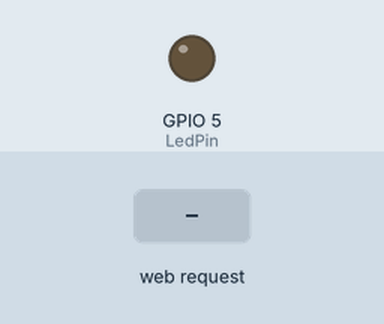
Bench run of a sketch on a simulated ESP32. Parts: output pins drawn as LEDs (lit = HIGH). The test bench sets the inputs (shaded band). WiFi joins after 1.5 s; servers stay silent unless stated; random numbers use the default seed unless the sketch sets one; no MQTT or app messages arrive unless stated; what the sketch prints to the serial monitor is not drawn.

Above: at 2.7 s.
2.8 s: HTTP request GET /LEDControl/1 received
At 3.8 s:
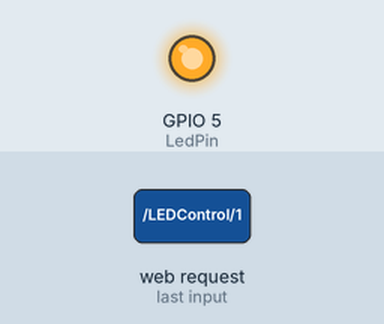
6.5 s: HTTP request GET /LEDControl/0 received
At 7.9 s:
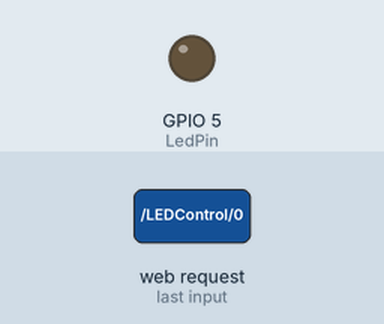
Timing chart, 0 to 9.5 s (numbered marks = the images above; inputs shaded):
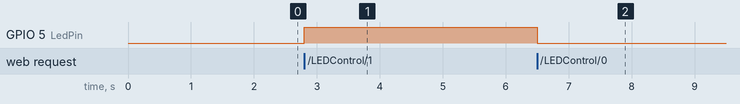

Measured:
- after the input at 2.8 s, GPIO 5 (LedPin): LOW → HIGH at once
- after the input at 6.5 s, GPIO 5 (LedPin): HIGH → LOW at once

The sketch:

MqttNodeRed.ino
```cpp
#include <WiFi.h>
#include <PubSubClient.h> // Biblioteca MQTT para fins educacionais

// Macro para escolher entre simulação e hardware real
#define SIMULATION_MODE 0  // 1 para simulação, 0 para hardware real

// Configurações WiFi
const char* ssid = "Alan Kardek";
const char* password = "87651234";

// Configurações MQTT
const char* mqtt_server = "test.mosquitto.org";
const int mqtt_port = 1883;
const char* mqtt_topic_led = "CAT341/LEDControl";
const char* mqtt_topic_status = "CAT341/status";

// Pin do LED
#define LedPin 5

// Cliente WiFi para o servidor web
WiFiClient espClient;
WiFiServer server(80);

// Cliente MQTT
PubSubClient mqttClient(espClient);

// Variáveis para controle de tempo
unsigned long lastMsgTime = 0;
unsigned long lastCheckTime = 0;
char msg[50];
bool mqttConnected = false;

// Esta função é chamada quando uma mensagem MQTT é recebida
void callback(char* topic, byte* payload, unsigned int length) {
  Serial.print("Mensagem MQTT recebida [");
  Serial.print(topic);
  Serial.print("]: ");

  String message;
  for (int i = 0; i < length; i++) {
    message += (char)payload[i];
  }
  Serial.println(message);

  // Controla o LED com base na mensagem
  if (message == "1") {
    digitalWrite(LedPin, HIGH);
    Serial.println("LED LIGADO via MQTT");
  } else if (message == "2" || message == "0") {
    digitalWrite(LedPin, LOW);
    Serial.println("LED DESLIGADO via MQTT");
  }
}

// Função para conectar/reconectar ao broker MQTT
void reconnect() {
  // Evita tentativas repetidas muito rápidas
  static unsigned long lastReconnectAttempt = 0;
  unsigned long now = millis();

  if (!mqttConnected && (now - lastReconnectAttempt > 5000)) {
    lastReconnectAttempt = now;

    Serial.print("Tentando conexão MQTT com ");
    Serial.print(mqtt_server);
    Serial.println("...");

    // Cria um ID de cliente aleatório
    String clientId = "ESP32Client-";
    clientId += String(random(0xffff), HEX);

    // Tenta conectar
    if (SIMULATION_MODE == 0 && mqttClient.connect(clientId.c_str())) {
      mqttConnected = true;
      Serial.println("Conectado ao broker MQTT!");

      // Publica mensagem de status
      mqttClient.publish(mqtt_topic_status, "ESP32 online");
      Serial.print("Publicando no topico [");
      Serial.print(mqtt_topic_status);
      Serial.println("]: ESP32 online");

      // Inscreve no tópico de controle
      mqttClient.subscribe(mqtt_topic_led);
      Serial.print("Inscrito no topico: ");
      Serial.println(mqtt_topic_led);
    } else if (SIMULATION_MODE == 1) {
      // Em modo de simulação, apenas fingimos estar conectados
      mqttConnected = true;
      Serial.println("Simulando conexão MQTT!");
    } else {
      Serial.print("Falha na conexão MQTT, rc=");
      Serial.print(mqttClient.state());
      Serial.println(" tentando novamente em 5 segundos");
    }
  }
}

void setup() {
  // Configura o LED
  pinMode(LedPin, OUTPUT);
  Serial.begin(115200);

  // Conecta ao WiFi
  Serial.println();
  Serial.print("Conectando ao WiFi ");
  Serial.println(ssid);

  WiFi.begin(ssid, password);

  while (WiFi.status() != WL_CONNECTED) {
    delay(500);
    Serial.print(".");
  }

  Serial.println("");
  Serial.println("WiFi conectado");
  Serial.print("Endereço IP: ");
  Serial.println(WiFi.localIP());

  // Configura o cliente MQTT
  mqttClient.setServer(mqtt_server, mqtt_port);
  mqttClient.setCallback(callback);

  // Inicia o servidor web (usado em ambos os modos para diagnóstico)
  server.begin();

  // Inicializa o gerador de números aleatórios
  randomSeed(micros());

  Serial.println(SIMULATION_MODE ? "Rodando em modo de SIMULAÇÃO" : "Rodando em modo de HARDWARE REAL");
}

void loop() {
  // Modo de hardware real: usa MQTT diretamente
  if (SIMULATION_MODE == 0) {
    if (!mqttClient.connected()) {
      reconnect();
    }
    mqttClient.loop();
  } else {
    // Modo simulação: verifica a conexão MQTT simulada
    if (!mqttConnected) {
      reconnect();
    }
  }

  // Publica uma mensagem de status a cada 30 segundos
  unsigned long now = millis();
  if (now - lastMsgTime > 30000) {
    lastMsgTime = now;

    snprintf(msg, 50, "LED está %s", digitalRead(LedPin) ? "ligado" : "desligado");
    Serial.print("Publicando status: ");
    Serial.println(msg);

    if (SIMULATION_MODE == 0) {
      // Publicação MQTT real
      mqttClient.publish(mqtt_topic_status, msg);
    } else {
      // Simulação de publicação MQTT
      Serial.print("Publicando no topico [");
      Serial.print(mqtt_topic_status);
      Serial.print("]: ");
      Serial.println(msg);
    }
  }

  // Código do servidor web (esta parte funciona em ambos os modos)
  WiFiClient client = server.available();

  if (client) {
    Serial.println("Novo cliente web");
    String currentLine = "";

    while (client.connected()) {
      if (client.available()) {
        char c = client.read();

        if (c == '\n') {
          if (currentLine.length() == 0) {
            client.println("HTTP/1.1 200 OK");
            client.println("Content-type:text/html");
            client.println();

            // HTML do servidor web
            client.println("<html><head>");
            client.println("<meta name=\"viewport\" content=\"width=device-width, initial-scale=1\">");
            client.println("<style>body { font-family: Arial; text-align: center; }");
            client.println(".button { background-color: #4CAF50; border: none; color: white; padding: 15px 32px;");
            client.println("text-align: center; font-size: 16px; margin: 4px 2px; cursor: pointer; }");
            client.println(".button-off { background-color: #f44336; }");
            client.println("</style></head><body>");
            client.println("<h1>ESP32 MQTT Demo</h1>");
            client.println("<p>Controle o LED pelo navegador ou via MQTT (test.mosquitto.org)</p>");
            client.println("<a href=\"/LEDControl/1\"><button class=\"button\">LIGAR LED</button></a>");
            client.println("<a href=\"/LEDControl/0\"><button class=\"button button-off\">DESLIGAR LED</button></a>");
            client.println("<p>Topico MQTT: CAT341/LEDControl</p>");
            client.println("<p>Envie '1' para ligar, '0' para desligar</p>");
            client.println("</body></html>");

            break;
          } else {
            currentLine = "";
          }
        } else if (c != '\r') {
          currentLine += c;
        }

        // Processa comandos do servidor web no formato MQTT-like
        if (currentLine.endsWith("GET /LEDControl/1")) {
          digitalWrite(LedPin, HIGH);
          Serial.println("LED LIGADO via Web");

          if (SIMULATION_MODE == 0) {
            // Publica mensagem MQTT real quando LED é ligado
            mqttClient.publish(mqtt_topic_led, "1");
          } else {
            // Simula a publicação de uma mensagem MQTT
            Serial.print("Publicando no topico [");
            Serial.print(mqtt_topic_led);
            Serial.println("]: 1");
          }
        }
        if (currentLine.endsWith("GET /LEDControl/0")) {
          digitalWrite(LedPin, LOW);
          Serial.println("LED DESLIGADO via Web");

          if (SIMULATION_MODE == 0) {
            // Publica mensagem MQTT real quando LED é desligado
            mqttClient.publish(mqtt_topic_led, "0");
          } else {
            // Simula a publicação de uma mensagem MQTT
            Serial.print("Publicando no topico [");
            Serial.print(mqtt_topic_led);
            Serial.println("]: 0");
          }
        }
      }
    }

    client.stop();
    Serial.println("Cliente web desconectado");
  }
}
```
